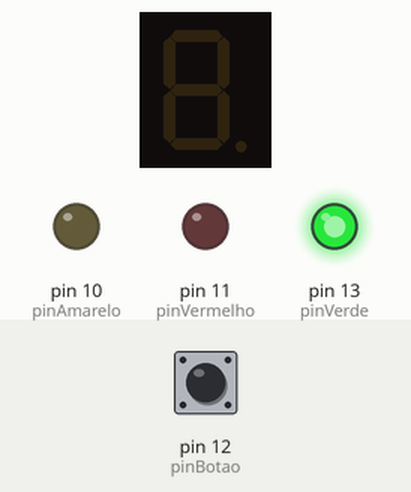
The sketch below on a simulated Arduino Uno, built with avr-gcc and run on an emulated ATmega328P. On the bench: 1-digit seven-segment display, output pins drawn as LEDs (lit = HIGH). The test bench sets the inputs (shaded band); at power-on: pin 12 (pinBotao) LOW.

Above: at 1.2 s.
1.3 s: pin 12 (pinBotao) pulled HIGH for 0.15 s
At 2.4 s:
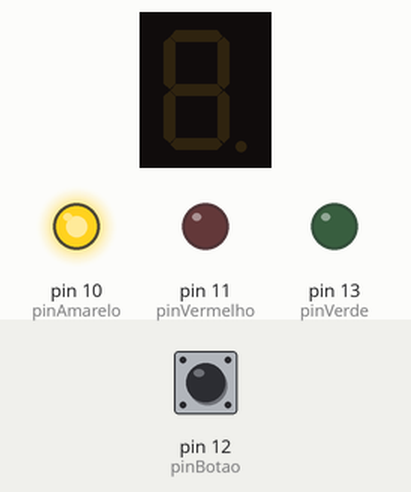
At 3.9 s:
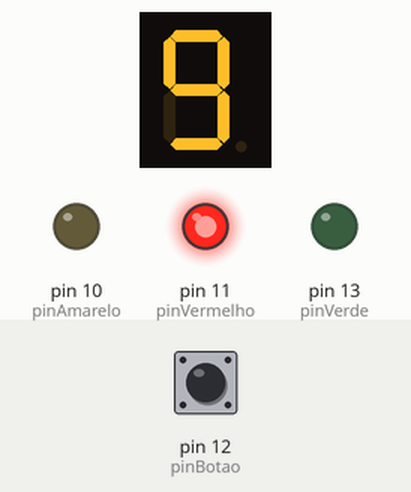
Timing chart, 0 to 5.4 s (numbered marks = the images above; inputs shaded):
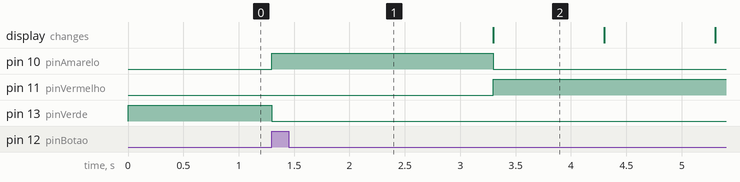

Measured:
- after the input at 1.3 s, pin 10 (pinAmarelo): LOW → HIGH at once, → LOW 2.0 s later; pin 11 (pinVermelho): LOW → HIGH after 2.0 s; pin 13 (pinVerde): HIGH → LOW at once

The sketch:

PraticaA4.ino
```cpp
// GUSTAVO HENRIQUE NEIVA
// GIOVANNA SILVA PENIDO
// JOÃO VICTOR FERNANDES LIMA
// BRENO AMARAL SANTOS
// CC2MA

#include "SevSeg.h"
SevSeg sevseg; // Criando um objeto SevSeg

const int pinVerde = 13;
const int pinAmarelo = 10;
const int pinVermelho = 11;
const int pinBotao = 12;

const int pinPedVerde = 8;
const int pinPedVermelho = 9;

void setup() {
// Configuração do display

byte numDigits = 1;
byte digitPins[] = {};
byte segmentPins[] = {1, 7, 2, 4, 3, 5, 6, 0};
bool resistoresSegmentos = true;


sevseg.begin(COMMON_CATHODE, numDigits, digitPins, segmentPins, resistoresSegmentos);
sevseg.setBrightness(100);

//  acender o verde
  pinMode(pinVerde, OUTPUT);
  pinMode(pinAmarelo, OUTPUT);
  pinMode(pinVermelho, OUTPUT);
  pinMode(pinBotao, INPUT);
}

void loop() {
    sevseg.refreshDisplay();
    digitalWrite(pinVerde, HIGH);
    digitalWrite(pinAmarelo, LOW);
    digitalWrite(pinVermelho, LOW);

    digitalWrite(pinPedVerde, LOW);
    digitalWrite(pinPedVermelho, HIGH);

//condição para chamar o método
  if (digitalRead(pinBotao) == HIGH){
    botaoPedestre();
  }
}

//método do botão
void botaoPedestre(){
  digitalWrite(pinVerde, LOW);
  digitalWrite(pinAmarelo, HIGH);
  delay(2000);

  for (int i = 9; i >= 0; i--) {
  digitalWrite(pinAmarelo, LOW);
  digitalWrite(pinVermelho, HIGH);
  digitalWrite(pinPedVermelho, LOW);
  digitalWrite(pinPedVerde, HIGH);
    sevseg.setNumber(i);
    sevseg.refreshDisplay();
    if (i == 2 || i == 1 || i == 0) {
      digitalWrite(pinPedVerde, LOW);
      delay(500);
      digitalWrite(pinPedVerde, HIGH);
      delay(500);
    }
    if (i > 2)
      delay(1000);
  }
}
```
